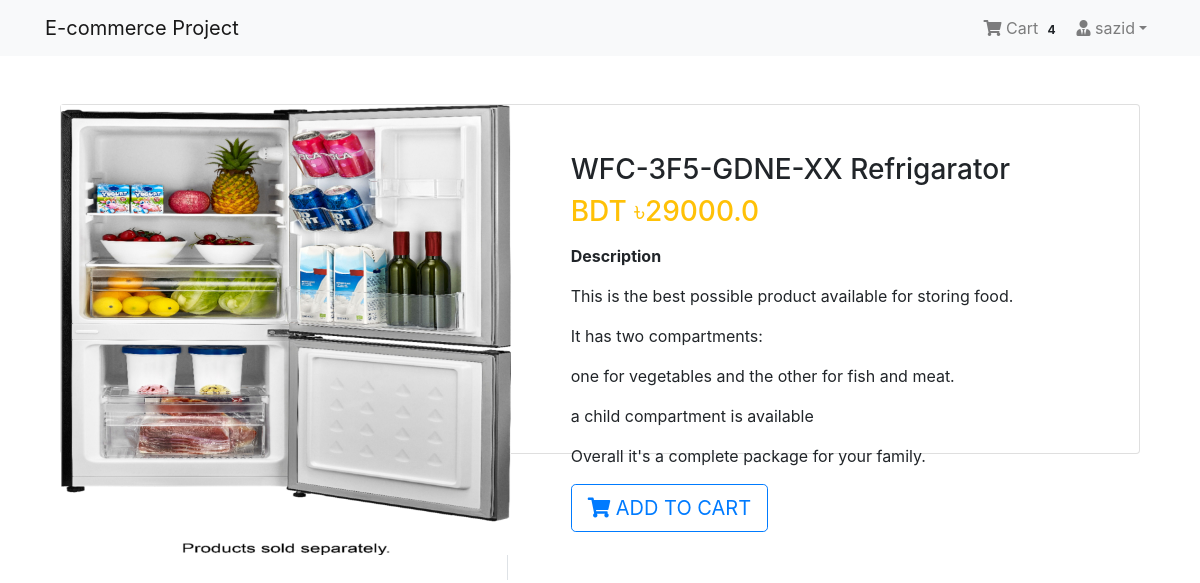
Page /product-detail/2/ (signed in) on the committed database.
### App_Login/models.py (models this page shows, shortened)
class User(AbstractBaseUser,PermissionsMixin):
    email = models.EmailField(unique=True,null=False)
    is_staff = models.BooleanField(
        gettext_lazy('staff status'),
        default= False,
        help_text = gettext_lazy('Designates whether the user can login this site')
    )
    is_active =models.BooleanField(
        gettext_lazy('active'),
        default =True,
        help_text = gettext_lazy('Designates whether this user should be treated as active. Unselect this instead of deleting account')
    )
    USERNAME_FIELD = 'email'
    objects = MyUserManager()

class Profile(models.Model):
    user =models.OneToOneField(User,on_delete=models.CASCADE,related_name='profile')
    username = models.CharField(max_length=264,blank=True)
    full_name=models.CharField(max_length=264,blank=True)
    address_1 = models.TextField(max_length=300,blank=True)
    city = models.CharField(max_length=40,blank =True)
    zipcode = models.CharField(max_length=10,blank=True)
    country=models.CharField(max_length=50,blank=True)
    phone = models.CharField(max_length=20,blank=True)
    date_joined=models.DateTimeField(auto_now_add=True)

### App_Order/models.py (models this page shows, shortened)
class Order(models.Model):
    orderitems = models.ManyToManyField(Cart)
    user = models.ForeignKey(settings.AUTH_USER_MODEL,on_delete=models.CASCADE)
    orderd = models.BooleanField(default=False)
    created = models.DateTimeField(auto_now_add=True)
    paymentId =models.CharField(max_length=264,blank=True,null=True)
    orderId=models.CharField(max_length=200,blank=True,null= True)

### App_Shop/models.py (models this page shows, shortened)
class Product(models.Model):
    mainimage =models.ImageField(upload_to='products')
    name= models.CharField(max_length=264)
    category=models.ForeignKey(Category,on_delete=models.CASCADE,related_name='category')
    preview= models.TextField(max_length=200,verbose_name='preview_text')
    detailed_text=models.TextField(max_length=1000,verbose_name='description')
    price=models.FloatField()
    old_price=models.FloatField(default=0.00)
    created =models.DateTimeField(auto_now_add=True)
    class Meta:
        ordering = ['-created',]

### App_Shop/views.py (the view)
# urls.py: path('product-detail/<pk>/',views.ProductDetail.as_view(),name='product_detail'),
class ProductDetail(LoginRequiredMixin,DetailView):
    model = Product
    template_name = 'App_Shop/product_detail.html'

### App_Order/templatetags/cart_tag.py (called while the page is built)
@register.filter
def cart_total(user):
    order = Order.objects.filter(user=user, orderd=False)
    if order.exists():
        return order[0].orderitems.count()
    else:
        return 0

### templates/App_Shop/product_detail.html
{% extends 'base.html' %}
{% block body %}
<div class="container my-5">
  <div class="card">
    <div class="row">
      <aside class="col-sm-5 border-right">
        <article class="gallery-wrap">
          <div class="img-big-wrap">
            <div>
              <a href="#"><img src="/media/{{object.mainimage}}" style="width:450px"></a>
            </div>
          </div>
        </article>
      </aside>
      <aside class="col-sm-7">
        <article class="card-body p-5">
          <h3 class="title mp-3">{{object.name}}</h3>
          <p class="price-detail-wrap">
            <span class="price h3 text-warning">
              <span class="currency">BDT &#2547;</span><span class="num">{{object.price}}</span>
            </span>
          </p>
          <dl class="item-property">
            <dt>Description</dt>
            <dd>
              <p>{{object.detailed_text|linebreaks}}</p>
            </dd>
          </dl>
          <a href="{% url 'App_Order:adds' pk=object.pk %}" class="btn btn-lg btn-outline-primary text-uppercase"> <i class="fas fa-shopping-cart"></i> Add to Cart</a>
        </article>
      </aside>
    </div>
  </div>
</div>
{% endblock %}

### templates/navbar.html (shortened to what this page needs)
{% load cart_tag %}
<nav class="navbar navbar-expand-lg navbar-light bg-light">
  <div class="container">
    <a class="navbar-brand" href="{% url 'App_Shop:home' %}">E-commerce Project</a>
    <div class="collapse navbar-collapse" id="navbarNav">
      <ul class="navbar-nav ml-auto">
        {% if request.user.is_authenticated %}
        <li class="nav-item">
              <a href="{% url 'App_Order:cart' %}" class="nav-link">
                <i class="fa fa-shopping-cart"></i> Cart
                <span class="badge badge-light">{{ request.user | cart_total }}</span>
              </a>
        </li>
        <li class="nav-item dropdown">
          <a class="nav-link dropdown-toggle" href="#" id="navbarDropdown" role="button" data-toggle="dropdown" aria-haspopup="true" aria-expanded="false"><i class="fas fa-user-tie"></i> {{request.user.profile.username}}</a>
        </li>
        {% else %}
        <li class="nav-item">
          <a href="{% url 'App_Login:login' %}" class="btn btn-primary">Login</a>
        </li>
        {% endif %}
      </ul>
  </div>
</div>
</nav>

### static/css/main.css (style rules this page uses)
.gallery-wrap .img-big-wrap img { height: 450px; width: auto; display: inline-block; cursor: zoom-in; }

### templates/base.html (style rules this page uses)
.card { height: 350px; }

### rows in the picture
User: user|cart_total "4", user.profile.username "sazid"
Product: mainimage (picture), name "WFC-3F5-GDNE-XX Refrigarator", price "29000.0", detailed_text "This is the best possible product available for storing food. It has two compartments: one for vegetables and the other for fish and meat. a child compartment is available Overall it's a complete package for your family."
